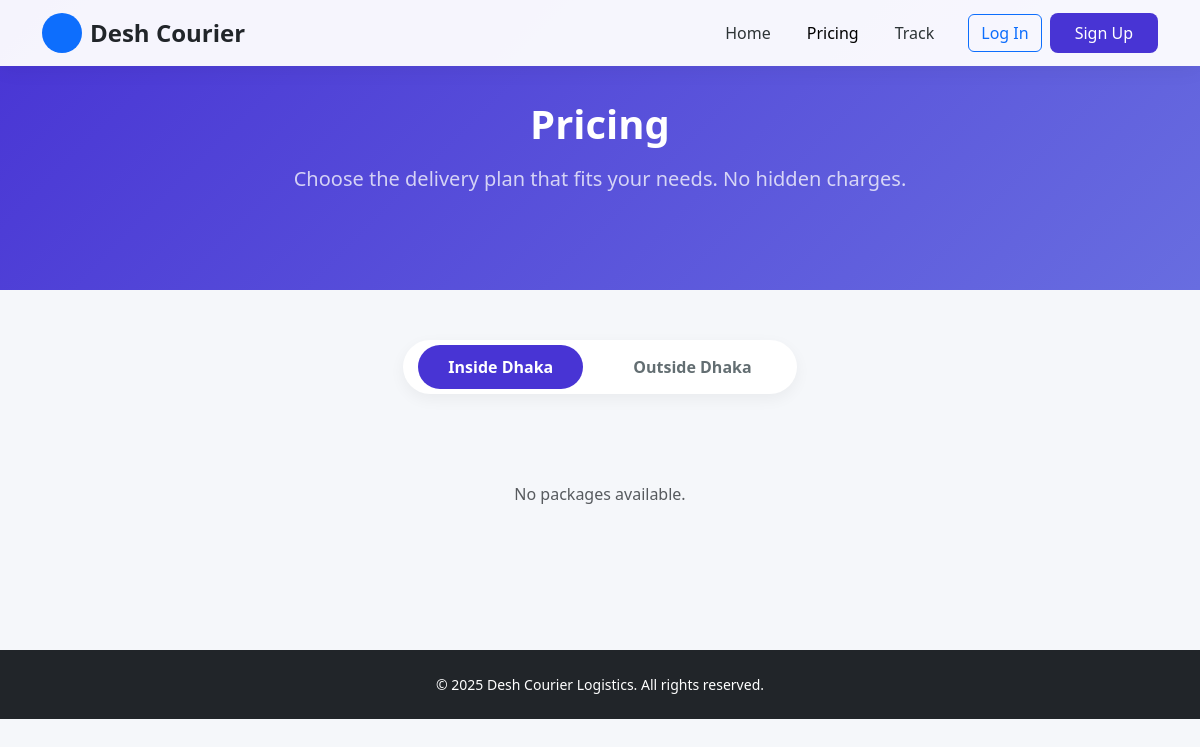
The page /pricing.php on the database as committed earlier.
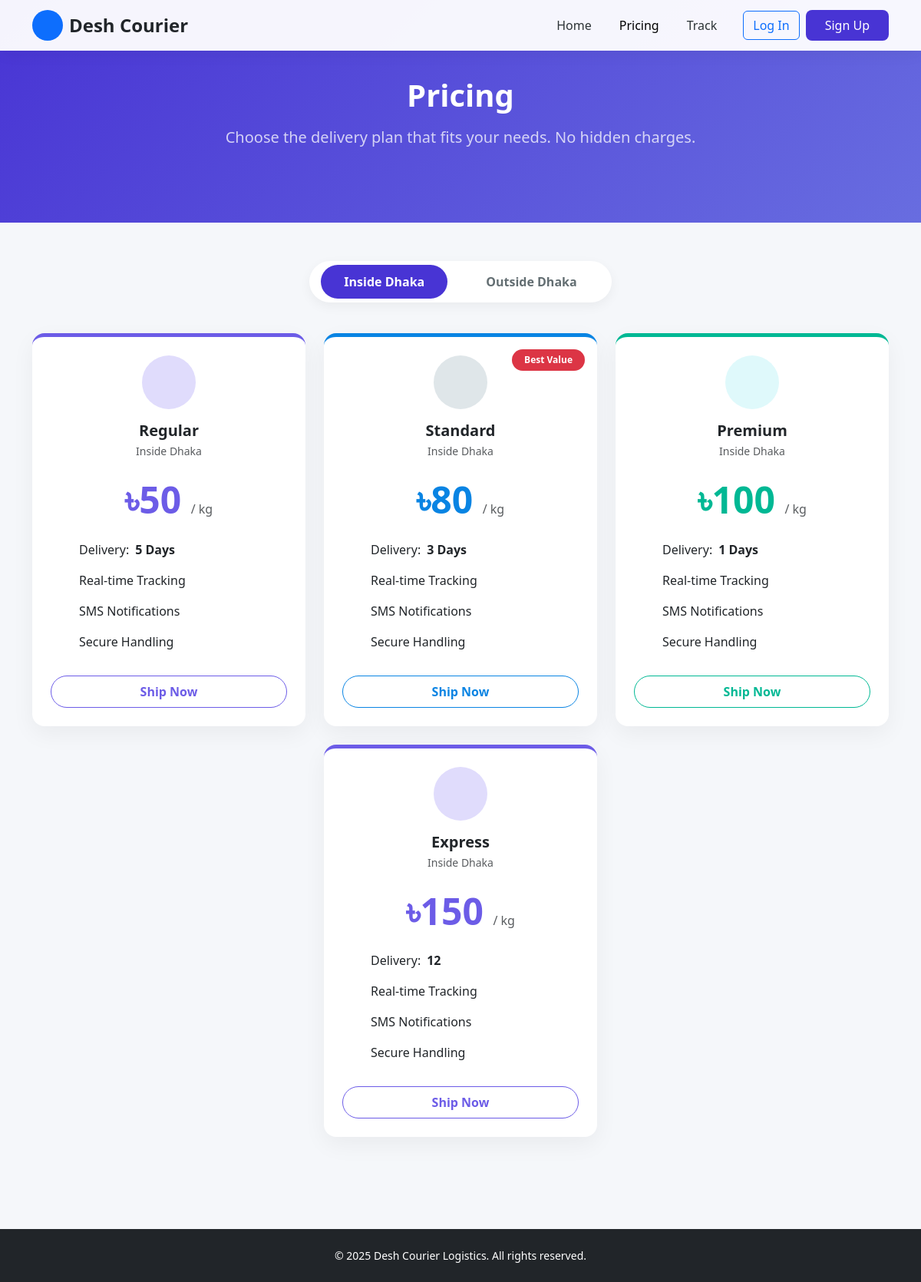
The same page on the database as committed later.
### tables this page shows
CREATE TABLE `delivery_packages` (
  `package_id` int(11) NOT NULL,
  `package_name` varchar(100) NOT NULL,
  `delivery_time` varchar(50) NOT NULL,
  `price_inside_dhaka` decimal(10,2) NOT NULL,
  `price_outside_dhaka` decimal(10,2) NOT NULL,
  `status` enum('Active','Inactive') DEFAULT 'Active',
  `created_at` timestamp NOT NULL DEFAULT current_timestamp()
);

### pricing.php (the view, shortened to what the changed rows need)
<?php
require 'admin/db.php';
$stmt = $pdo->query("SELECT * FROM delivery_packages WHERE status = 'Active' ORDER BY price_inside_dhaka ASC");
$packages = $stmt->fetchAll(PDO::FETCH_ASSOC);
function renderPublicCard($pkg, $location, $index) {
    $price = ($location === 'inside') ? $pkg['price_inside_dhaka'] : $pkg['price_outside_dhaka'];
    $location_label = ($location === 'inside') ? 'Inside Dhaka' : 'Outside Dhaka';
    $style_index = $index % 3;
    $colors = [
        0 => ['border' => '#6c5ce7', 'bg' => '#a29bfe', 'light' => '#e0dcfc'],
        1 => ['border' => '#0984e3', 'bg' => '#74b9ff', 'light' => '#dfe6e9'],
        2 => ['border' => '#00b894', 'bg' => '#55efc4', 'light' => '#dff9fb']
    ];
    $theme = $colors[$style_index];
    $is_popular = ($style_index === 1);
    ?>
    <div class="col-lg-4 col-md-6 mb-4">
        <div class="pricing-card h-100 position-relative" style="border-top: 5px solid <?= $theme['border'] ?>;">
            <?php if($is_popular): ?>
                <span class="badge bg-danger position-absolute top-0 end-0 m-3 px-3 py-2 rounded-pill">Best Value</span>
            <?php endif; ?>
            <div class="card-body p-4 text-center">
                <div class="icon-wrapper mb-3 mx-auto" style="background-color: <?= $theme['light'] ?>; color: <?= $theme['border'] ?>;">
                </div>
                <h5 class="fw-bold mb-1"><?= htmlspecialchars($pkg['package_name']) ?></h5>
                <p class="text-muted small"><?= $location_label ?></p>
                <div class="price-tag my-4">
                    <h2 class="display-5 fw-bold" style="color: <?= $theme['border'] ?>;">
                        ৳<?= number_format($price) ?>
                        <span class="fs-6 text-muted fw-normal">/ kg</span>
                    </h2>
                </div>
                <ul class="list-unstyled text-start mx-auto" style="max-width: 250px;">
                    <li class="mb-3 d-flex align-items-center gap-2">
                        Delivery: <strong><?= htmlspecialchars($pkg['delivery_time']) ?></strong>
                    </li>
                    <li class="mb-3 d-flex align-items-center gap-2">
                        Real-time Tracking
                    </li>
                    <li class="mb-3 d-flex align-items-center gap-2">
                        SMS Notifications
                    </li>
                    <li class="mb-3 d-flex align-items-center gap-2">
                        Secure Handling
                    </li>
                </ul>
                <a href="login.php" class="btn btn-outline-primary w-100 rounded-pill mt-3 py-2 fw-bold" style="border-color: <?= $theme['border'] ?>; color: <?= $theme['border'] ?>;">
                    Ship Now
                </a>
            </div>
        </div>
    </div>
    <?php
}
?>
<!DOCTYPE html>
<html lang="en">
<head>
    <link href="https://cdn.jsdelivr.net/npm/bootstrap@5.3.0/dist/css/bootstrap.min.css" rel="stylesheet">
</head>
<body>
    <section class="page-hero">
        <div class="container">
            <h1 class="fw-bold mb-3">Pricing</h1>
        </div>
    </section>
    <div class="container pb-5">
        <div class="tab-content" id="pills-tabContent">
            <div class="tab-pane fade show active" id="pills-inside" role="tabpanel">
                <div class="row justify-content-center">
                    <?php
                    if(count($packages) > 0) {
                        foreach($packages as $index => $pkg) {
                            renderPublicCard($pkg, 'inside', $index);
                        }
                    } else {
                        echo '<div class="text-center py-5 text-muted">No packages available.</div>';
                    }
                    ?>
                </div>
            </div>
        </div>
    </div>
</body>
</html>

Rows that differ between the two databases and show on the page:
added delivery_packages: package_name "Regular", location_label "Inside Dhaka", price_inside_dhaka "50", delivery_time "5 Days"
added delivery_packages: shows "Best Value", package_name "Standard", location_label "Inside Dhaka", price_inside_dhaka "80", delivery_time "3 Days"
added delivery_packages: package_name "Premium", location_label "Inside Dhaka", price_inside_dhaka "100", delivery_time "1 Days"
added delivery_packages: package_name "Express", location_label "Inside Dhaka", price_inside_dhaka "150", delivery_time "12"
Other text that changed with them:
text no longer shown: "No packages available."
